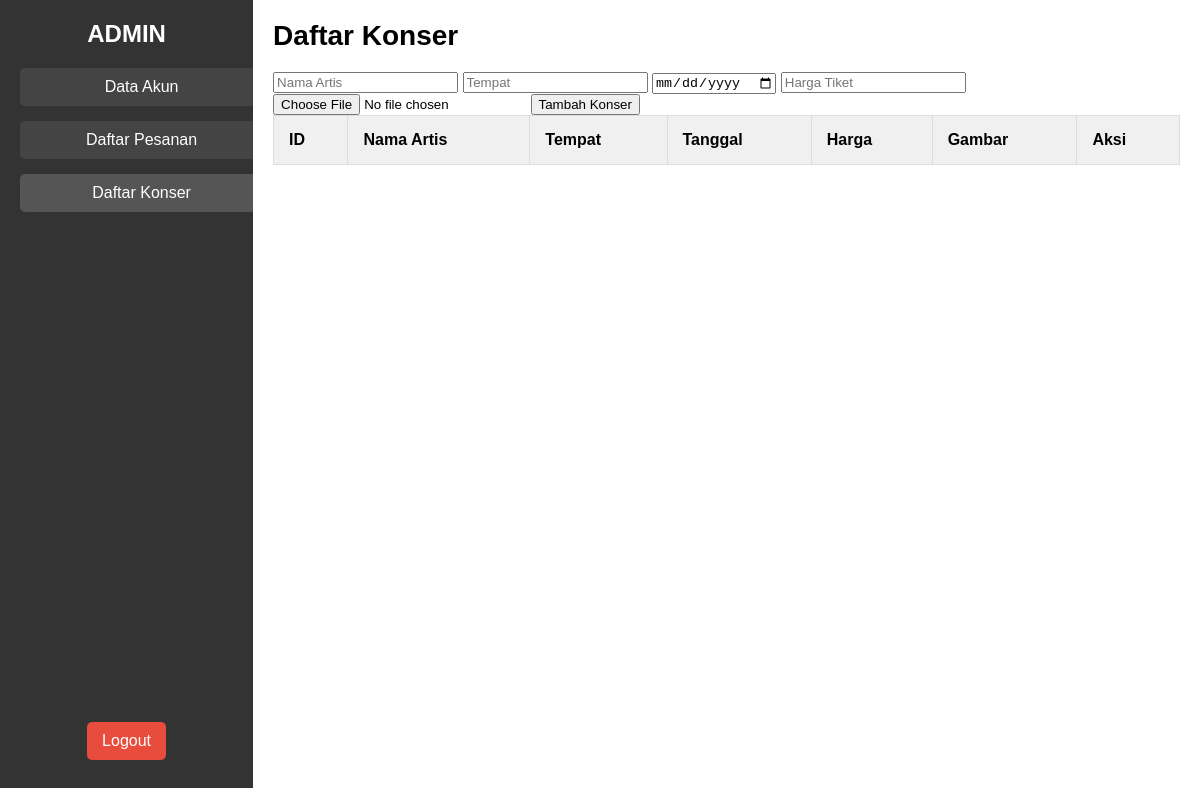
The page /DaftarKonser.php on the database as committed earlier.
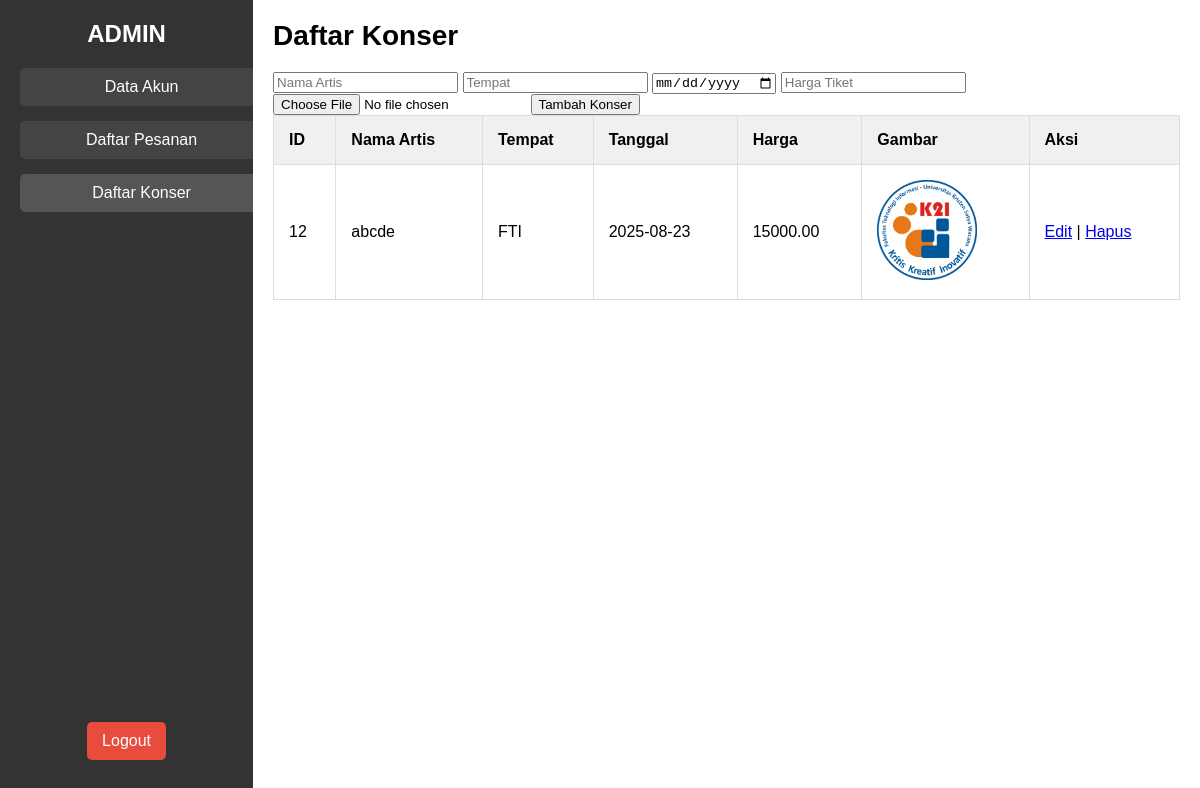
The same page on the database as committed later.
### tables this page shows
CREATE TABLE `konser` (
  `id` int(11) NOT NULL,
  `nama_artis` varchar(100) NOT NULL,
  `tempat` varchar(100) NOT NULL,
  `tanggal` date NOT NULL,
  `harga` decimal(10,2) NOT NULL,
  `gambar` varchar(255) DEFAULT NULL,
  `stock` int(11) NOT NULL DEFAULT 0,
  `concert_name` varchar(255) DEFAULT NULL
);

### DaftarKonser.php (the view, shortened to what this page needs)
<?php
include('functions.php');
?>
<!DOCTYPE html>
<html lang="en">
<head>
    <link rel="stylesheet" href="DaftarKonser.css">
</head>
<body>
    <div class="container">
        <div class="sidebar">
            <h2>ADMIN</h2>
            <ul>
                <li><a href="DataPelanggan.php">Data Akun</a></li>
                <li><a href="DaftarPesanan.php">Daftar Pesanan</a></li>
                <li><a href="daftarKonser.php" class="active">Daftar Konser</a></li>
            </ul>
            <a href="DataPelanggan.php?logout=true" class="logout-btn">Logout</a>
        </div>
        <div class="main-content">
            <h1>Daftar Konser</h1>
            <form method="POST" action="daftarKonser.php" enctype="multipart/form-data" class="form-crud">
                <input type="text" name="nama_artis" placeholder="Nama Artis" required>
                <input type="text" name="tempat" placeholder="Tempat" required>
                <input type="date" name="tanggal" required>
                <input type="number" step="0.01" name="harga" placeholder="Harga Tiket" required>
                <input type="file" name="gambar" accept="image/*" required>
                <button type="submit" name="add">Tambah Konser</button>
            </form>
            <table>
                <thead>
                    <tr>
                        <th>ID</th>
                        <th>Nama Artis</th>
                        <th>Tempat</th>
                        <th>Tanggal</th>
                        <th>Harga</th>
                        <th>Gambar</th>
                        <th>Aksi</th>
                    </tr>
                </thead>
                <tbody>
                    <?php
                    $result = $conn->query("SELECT * FROM konser");
                    while ($row = $result->fetch_assoc()) {
                        echo "
                        <tr>
                            <td>{$row['id']}</td>
                            <td>{$row['nama_artis']}</td>
                            <td>{$row['tempat']}</td>
                            <td>{$row['tanggal']}</td>
                            <td>{$row['harga']}</td>
                            <td><img src='img/{$row['gambar']}' width='100'></td>
                            <td>
                                <a href='daftarKonser.php?edit={$row['id']}'>Edit</a> |
                                <a href='process.php?delete={$row['id']}'>Hapus</a>
                            </td>
                        </tr>
                        ";
                    }
                    ?>
                </tbody>
            </table>
        </div>
    </div>
</body>
</html>

Rows that differ between the two databases and show on the page:
added konser: id "12", nama_artis "abcde", tempat "FTI", tanggal "2025-08-23", harga "15000.00", gambar (picture)
